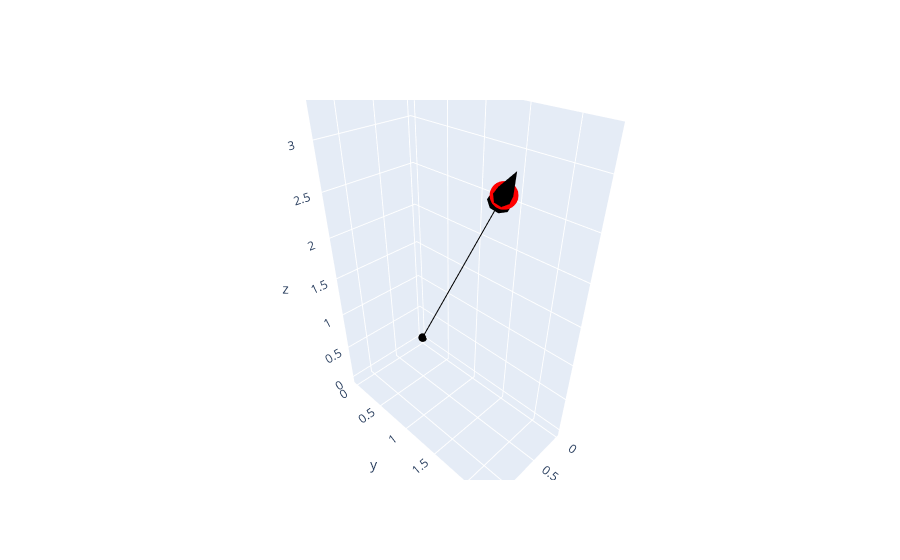

The notebook cell this image was saved under:
### Markdown cell above
A Vector object has an inbuilt plotly plotter for fast visualization

### Code cell
V = pma.Vector(1,2,3)
f, o = V.quiverly()
f, o = V.scatterly(marker=dict(size=10, color='red'), fig=f)
f.show()

### Figure 1 — Plotly figure (JSON) as saved in the notebook; plotly's stock layout.template omitted (floating-point values rounded to 4 significant figures)
{"data": [{"line": {"color": "black"}, "marker": {"size": 0}, "name": "Vector", "showlegend": false, "type": "scatter3d", "x": [0, 1], "y": [0, 2], "z": [0, 3]}, {"colorscale": [[0, "black"], [1, "black"]], "showscale": false, "type": "cone", "u": [0.2], "v": [0.4], "w": [0.6], "x": [1], "y": [2], "z": [3]}, {"marker": {"color": "red", "size": 10}, "showlegend": false, "type": "scatter3d", "x": [1], "y": [2], "z": [3]}], "layout": {}}
